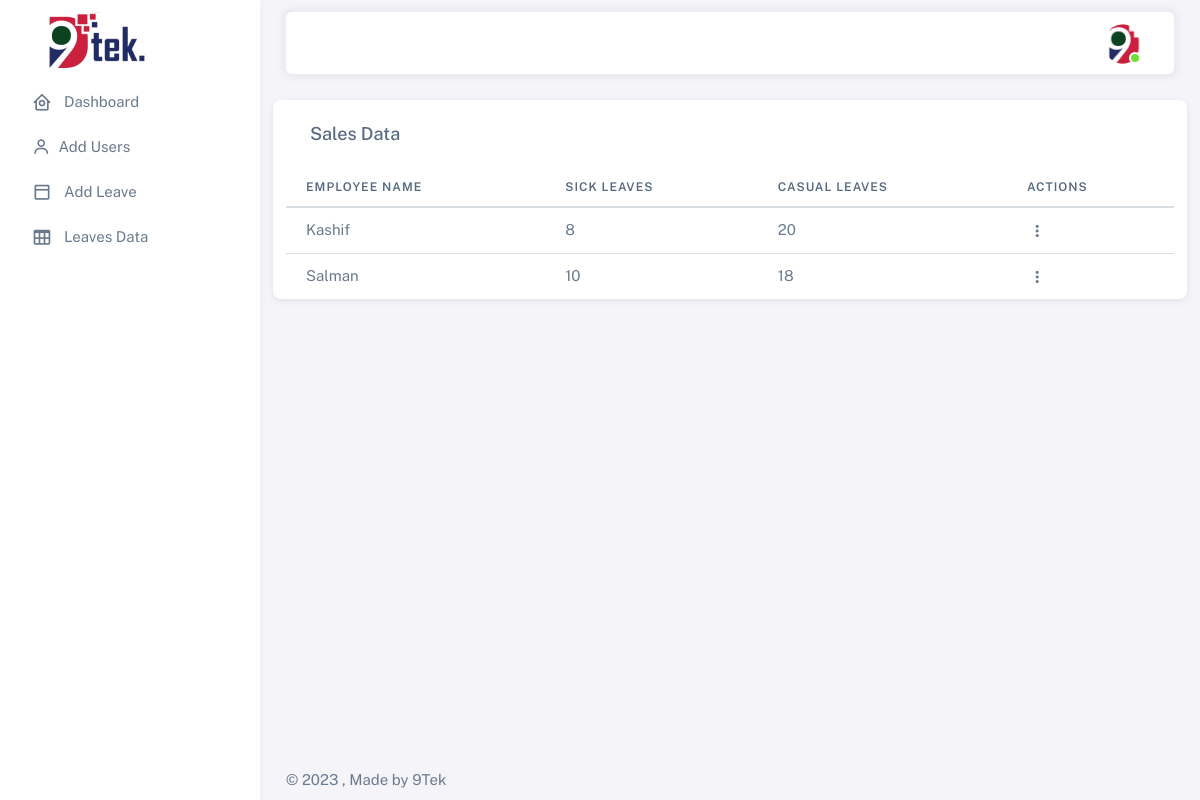
Page /HR (signed in) on the committed database.
### tables this page shows
CREATE TABLE `employess` (
  `id` int(11) NOT NULL,
  `employee` varchar(255) NOT NULL,
  `Sick Leaves` int(11) NOT NULL DEFAULT 10,
  `Casual Leaves` int(11) NOT NULL DEFAULT 20
);

### HR/index.php (the view, shortened to what this page needs)
<?php
include '../include/db.php';
if($_SESSION['username'] =='HR'){
?>
<!DOCTYPE html>
<html
  lang="en"
  class="light-style layout-menu-fixed"
  dir="ltr"
  data-theme="theme-default"
  data-assets-path="../assets/"
  data-template="vertical-menu-template-free"
>
  <head>
    <link rel="stylesheet" href="../assets/vendor/fonts/boxicons.css" />
    <link rel="stylesheet" href="../assets/vendor/css/core.css" class="template-customizer-core-css" />
    <link rel="stylesheet" href="../assets/vendor/css/theme-default.css" class="template-customizer-theme-css" />
    <link rel="stylesheet" href="../assets/css/demo.css" />
    <link rel="stylesheet" href="../assets/vendor/libs/perfect-scrollbar/perfect-scrollbar.css" />
    <link rel="stylesheet" href="../assets/vendor/libs/apex-charts/apex-charts.css" />
  </head>
  <body>
    <div class="layout-wrapper layout-content-navbar">
      <div class="layout-container">
        <aside id="layout-menu" class="layout-menu menu-vertical menu bg-menu-theme">
          <div class="app-brand demo">
            <a href="index.php" class="app-brand-link">
             <img src="../assets/img/Logo-png-1.png">
            </a>
          </div>
          <?php
              include 'nav.php';
          ?>
        </aside>
        <div class="layout-page">
          <nav
            class="layout-navbar container-xxl navbar navbar-expand-xl navbar-detached align-items-center bg-navbar-theme"
            id="layout-navbar"
          >
            <div class="navbar-nav-right d-flex align-items-center" id="navbar-collapse">
              <ul class="navbar-nav flex-row align-items-center ms-auto">
                <li class="nav-item navbar-dropdown dropdown-user dropdown">
                  <a class="nav-link dropdown-toggle hide-arrow" href="javascript:void(0);" data-bs-toggle="dropdown">
                    <div class="avatar avatar-online">
                      <img src="../assets/img/avatars/1.png" alt class="w-px-40 h-auto rounded-circle" />
                    </div>
                  </a>
                </li>
              </ul>
            </div>
          </nav>
          <div class="content-wrapper">
            <div class="container-xxl flex-grow-1 container-p-y">
              <div class="row">
                  <div class="card">
                <h5 class="card-header">Sales Data</h5>
                <div class="table-responsive text-nowrap">
                   <table class="table">
                    <thead>
                      <tr>
                        <th>Employee Name</th>
                        <th>Sick Leaves</th>
                        <th>Casual Leaves</th>
                        <th>Actions</th>
                      </tr>
                    </thead>
                    <tbody class="table-border-bottom-0">
                        <?php
                        $query="SELECT * FROM `employess`";
                        $result = mysqli_query($connection,$query);
                        mysqli_data_seek($result, 0);
                        while ($row = mysqli_fetch_assoc($result)) {
                            echo '<tr class="dynamic-row">
                                  <td>'.$row['employee'].'</td>
                                  <td>'.$row['Sick Leaves'].'</td>
                                  <td>'.$row['Casual Leaves'].'</td>
                                  <td>
                                  <div class="dropdown">
                                  <button type="button" class="btn p-0 dropdown-toggle hide-arrow" data-bs-toggle="dropdown" aria-expanded="false">
                                    <i class="bx bx-dots-vertical-rounded"></i>
                                  </button>
                                  <div class="dropdown-menu" style="">
                                    <a class="dropdown-item" href="edit.php?id='.$row['id'].'"><i class="bx bx-edit-alt me-1"></i> Edit</a>
                                    <a class="dropdown-item" href="delete.php?id='.$row['id'].'"><i class="bx bx-trash me-1"></i> Delete</a>
                                  </div>
                                </div></td>';
                        }
                        ?>
                    </tbody>
                  </table>
                </div>
              </div>
              </div>
            </div>
            <footer class="content-footer footer bg-footer-theme">
              <div class="container-xxl d-flex flex-wrap justify-content-between py-2 flex-md-row flex-column">
                <div class="mb-2 mb-md-0">
                  ©
                  , Made  by
                 9Tek
                </div>
              </div>
            </footer>
          </div>
        </div>
      </div>
    </div>
  </body>
</html>
<?php
}
?>

### assets/css/demo.css (style rules this page uses)
.menu .app-brand.demo { height: 64px; margin-top: 12px; }

### rows in the picture
employess: employee "Kashif", Sick Leaves "8", Casual Leaves "20"
employess: employee "Salman", Sick Leaves "10", Casual Leaves "18"
